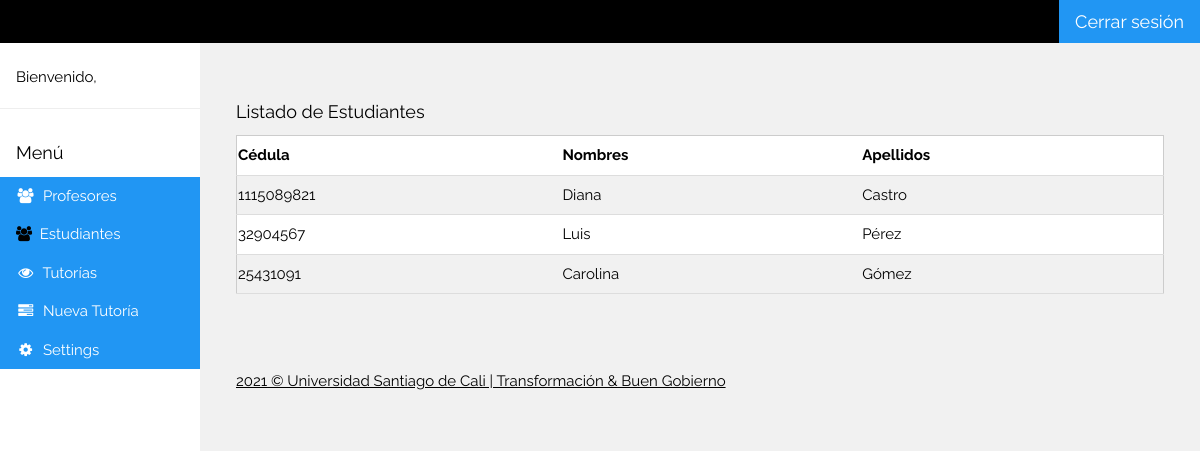
The page /ctg_listaestudiantes_tm/ on the database its author committed.
### appusc/models.py (models this page shows)
class estudiantes(models.Model):
    cedula=models.IntegerField()
    nombres=models.CharField(max_length=400)
    apellidos=models.CharField(max_length=400)

### appusc/views.py (the view)
# urls.py: path('ctg_listaestudiantes_tm/',views.ctg_listaestudiantes_tm),
def ctg_listaestudiantes_tm(request):
    estud=estudiantes.objects.all()
    return render(request,'appusc/ctg_listaestudiantes_tm.html',{'estud':estud})

### appusc/templates/appusc/ctg_listaestudiantes_tm.html
{% extends 'appusc/base.html' %}
    {% block content %}
        <br>
        <br>
        <div class="w3-container">
            <h5>Listado de Estudiantes</h5>
            <table class="w3-table w3-striped w3-bordered w3-border w3-hoverable w3-white">
                <th>Cédula</th>
                <th>Nombres</th>
                <th>Apellidos</th>
                {% for registro in estud %}
                <tr>
                    <td>{{ registro.cedula }}</td>
                    <td>{{ registro.nombres }}</td>
                    <td>{{ registro.apellidos }}</td>
                </tr>
                {% endfor %}
            </table><br>
          </div>
     {% endblock %}

### appusc/static/css/w3.css (style rules this page uses)
html { box-sizing:border-box }
*,*:before,*:after { box-sizing:inherit }
html { -ms-text-size-adjust:100%;-webkit-text-size-adjust:100% }
body { margin:0 }
html,body { font-family:Verdana,sans-serif;font-size:15px;line-height:1.5 }
html { overflow-x:hidden }
h5 { font-size:18px }
h1,h2,h3,h4,h5,h6 { font-family:"Segoe UI",Arial,sans-serif;font-weight:400;margin:10px 0 }
.w3-table,.w3-table-all { border-collapse:collapse;border-spacing:1;width:100%;display:table }
.w3-bordered tr,.w3-table-all tr { border-bottom:1px solid #ddd }
.w3-striped tbody tr:nth-child(even) { background-color:#f1f1f1 }
.w3-table td,.w3-table th,.w3-table-all td,.w3-table-all th { padding:8px 8px;display:table-cell;text-align:left;vertical-align:top }
.w3-table th:first-child,.w3-table td:first-child,.w3-table-all th:first-child,.w3-table-all td:first-child { padding-left:1px }
.w3-container:after,.w3-container:before,.w3-panel:after,.w3-panel:before,.w3-row:after,.w3-row:before,.w3-row-padding:after,.w3-row-padding:before, .w3-cell-row:before,.w3-cell-row:after,.w3-clear:after,.w3-clear:before,.w3-bar:before,.w3-bar:after { content:"";display:table;clear:both }
.w3-container,.w3-panel { padding:0.01em 16px }
.w3-border { border:1px solid #ccc!important }
.w3-white,.w3-hover-white:hover { color:#000!important;background-color:#fff!important }
.w3-light-grey,.w3-hover-light-grey:hover,.w3-light-gray,.w3-hover-light-gray:hover { color:#000!important;background-color:#f1f1f1!important }

### appusc/templates/appusc/base.html (style rules this page uses)
html,body,h1,h2,h3,h4,h5 { font-family: "Raleway", sans-serif }

### rows shown on the page
estudiantes: cedula "1115089821", nombres "Diana", apellidos "Castro"
estudiantes: cedula "32904567", nombres "Luis", apellidos "Pérez"
estudiantes: cedula "25431091", nombres "Carolina", apellidos "Gómez"
